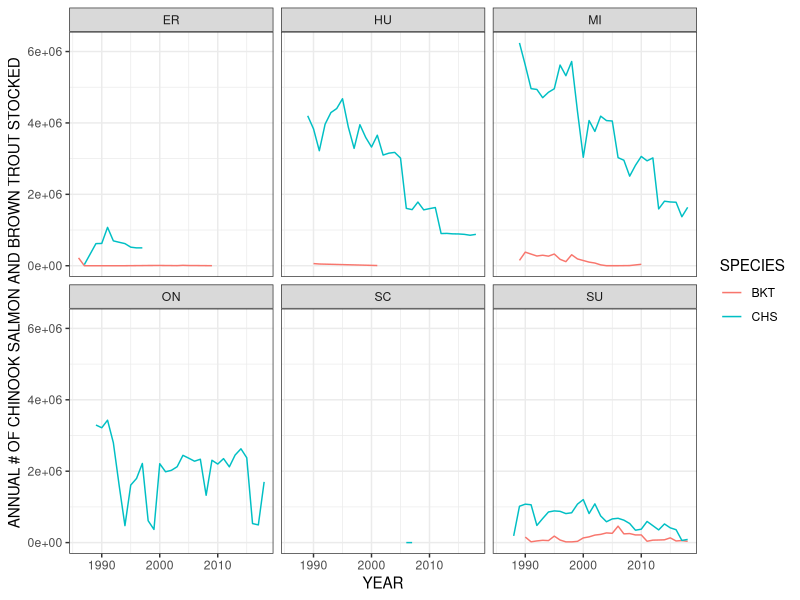

This figure's R source:
## ---- chunk 1
library(tidyverse) 
## ---- chunk 2
fish_stock <- read_csv("data/great-lakes-fish-stock.csv")
## ---- chunk 3
glimpse(fish_stock)
## ---- chunk 4
salmon_stock <- fish_stock %>%
  filter(SPECIES %in% c("ATS", "CHS", "COS"), 
         !is.na(WEIGHT),
         LAKE != "ON")
## ---- chunk 5
glimpse(salmon_stock)
## ---- chunk 6
salmon_stock <- salmon_stock %>%
  mutate(
    AVERAGE = WEIGHT / NO_STOCKED * 1000
  )
salmon_stock
## ---- chunk 7
salmon_stock %>% 
  group_by(LAKE) %>% 
  filter(YEAR > 1999) %>% 
  summarize(MEAN_NO_STOCKED = mean(NO_STOCKED, na.rm = TRUE),
MEAN_WEIGHT = mean(WEIGHT, na.rm = TRUE)) %>% 
  arrange(desc(MEAN_NO_STOCKED))
## ---- chunk 8
trout_stock <- fish_stock %>%
  filter(
    SPECIES %in% c("BKT", "BKN", "LAT", "RBT", "TRT"),
    !is.na(WEIGHT),
    LAKE != "ON"
  )

trout_stock <- trout_stock %>%
  mutate(
    AVERAGE = WEIGHT / NO_STOCKED * 1000)
    trout_stock
    

    trout_stock %>% 
  group_by(LAKE) %>% 
  summarize(MEAN_NO_STOCKED = mean(NO_STOCKED, na.rm = TRUE),
            MEAN_WEIGHT = mean(WEIGHT, na.rm = TRUE)) %>% 
  arrange(desc(MEAN_NO_STOCKED))
## ---- chunk 9
trout_and_salmon_stock <- fish_stock %>%
  filter(
    SPECIES %in% c("CHS", "BKT"),
    !is.na(WEIGHT)) %>%
    group_by(YEAR, SPECIES, LAKE) %>%
      summarise(ANNUAL_NO_STOCKED = sum(NO_STOCKED, na.rm = TRUE))
ggplot(trout_and_salmon_stock, aes(x = YEAR, y = ANNUAL_NO_STOCKED, color = SPECIES)) +
geom_line() +
  facet_wrap(~LAKE, ncol = 3) +
  theme_bw() +
  labs(
        x = "YEAR",
        y = "ANNUAL # OF CHINOOK SALMON AND BROWN TROUT STOCKED",
        color = "SPECIES"
      )
